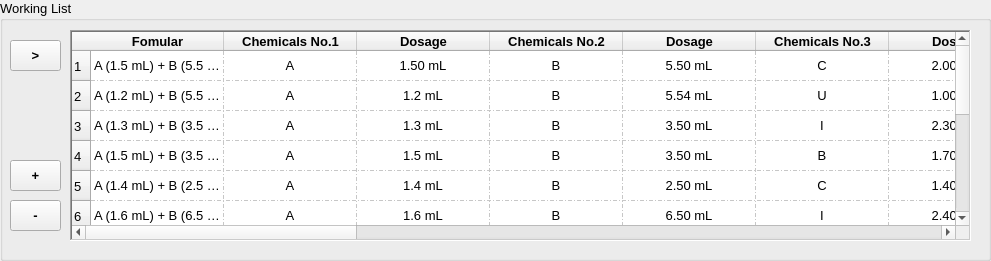
  <widget class="QGroupBox" name="groupBox_3">
   <property name="geometry">
    <rect>
     <x>30</x>
     <y>580</y>
     <width>991</width>
     <height>261</height>
    </rect>
   </property>
   <property name="font">
    <font>
     <pointsize>10</pointsize>
    </font>
   </property>
   <property name="title">
    <string>Working List</string>
   </property>
   <widget class="QTableWidget" name="tableWidget_3">
    <property name="geometry">
     <rect>
      <x>70</x>
      <y>30</y>
      <width>901</width>
      <height>211</height>
     </rect>
    </property>
    <property name="frameShape">
     <enum>QFrame::WinPanel</enum>
    </property>
    <property name="verticalScrollBarPolicy">
     <enum>Qt::ScrollBarAlwaysOn</enum>
    </property>
    <property name="sizeAdjustPolicy">
     <enum>QAbstractScrollArea::AdjustToContents</enum>
    </property>
    <property name="gridStyle">
     <enum>Qt::DashDotLine</enum>
    </property>
    <property name="sortingEnabled">
     <bool>false</bool>
    </property>
    <attribute name="horizontalHeaderCascadingSectionResizes">
     <bool>true</bool>
    </attribute>
    <attribute name="horizontalHeaderDefaultSectionSize">
     <number>133</number>
    </attribute>
    <attribute name="horizontalHeaderStretchLastSection">
     <bool>true</bool>
    </attribute>
    <attribute name="verticalHeaderCascadingSectionResizes">
     <bool>true</bool>
    </attribute>
    <attribute name="verticalHeaderDefaultSectionSize">
     <number>30</number>
    </attribute>
    <row>
     <property name="text">
      <string>1</string>
     </property>
    </row>
    <row>
     <property name="text">
      <string>2</string>
     </property>
    </row>
    <row>
     <property name="text">
      <string>3</string>
     </property>
    </row>
    <row>
     <property name="text">
      <string>4</string>
     </property>
    </row>
    <row>
     <property name="text">
      <string>5</string>
     </property>
    </row>
    <row>
     <property name="text">
      <string>6</string>
     </property>
    </row>
    <row>
     <property name="text">
      <string>7</string>
     </property>
    </row>
    <row>
     <property name="text">
      <string>8</string>
     </property>
    </row>
    <row>
     <property name="text">
      <string>9</string>
     </property>
    </row>
    <row>
     <property name="text">
      <string>10</string>
     </property>
    </row>
    <row>
     <property name="text">
      <string>11</string>
     </property>
    </row>
    <row>
     <property name="text">
      <string>12</string>
     </property>
    </row>
    <column>
     <property name="text">
      <string>Fomular</string>
     </property>
     <property name="font">
      <font>
       <pointsize>10</pointsize>
       <weight>75</weight>
       <bold>true</bold>
      </font>
     </property>
    </column>
    <column>
     <property name="text">
      <string>Chemicals No.1</string>
     </property>
     <property name="font">
      <font>
       <pointsize>10</pointsize>
       <weight>75</weight>
       <bold>true</bold>
      </font>
     </property>
    </column>
    <column>
     <property name="text">
      <string>Dosage</string>
     </property>
     <property name="font">
      <font>
       <pointsize>10</pointsize>
       <weight>75</weight>
       <bold>true</bold>
      </font>
     </property>
    </column>
    <column>
     <property name="text">
      <string>Chemicals No.2</string>
     </property>
     <property name="font">
      <font>
       <pointsize>10</pointsize>
       <weight>75</weight>
       <bold>true</bold>
      </font>
     </property>
    </column>
    <column>
     <property name="text">
      <string>Dosage</string>
     </property>
     <property name="font">
      <font>
       <pointsize>10</pointsize>
       <weight>75</weight>
       <bold>true</bold>
      </font>
     </property>
    </column>
    <column>
     <property name="text">
      <string>Chemicals No.3</string>
     </property>
     <property name="font">
      <font>
       <pointsize>10</pointsize>
       <weight>75</weight>
       <bold>true</bold>
      </font>
     </property>
    </column>
    <column>
     <property name="text">
      <string>Dosage</string>
     </property>
     <property name="font">
      <font>
       <pointsize>10</pointsize>
       <weight>75</weight>
       <bold>true</bold>
      </font>
     </property>
    </column>
    <column>
     <property name="text">
      <string>Chemicals No.4</string>
     </property>
     <property name="font">
      <font>
       <pointsize>10</pointsize>
       <weight>75</weight>
       <bold>true</bold>
      </font>
     </property>
    </column>
    <column>
     <property name="text">
      <string>Dosage</string>
     </property>
     <property name="font">
      <font>
       <pointsize>10</pointsize>
       <weight>75</weight>
       <bold>true</bold>
      </font>
     </property>
    </column>
    <column>
     <property name="text">
      <string>Chemicals No.5</string>
     </property>
     <property name="font">
      <font>
       <pointsize>10</pointsize>
       <weight>75</weight>
       <bold>true</bold>
      </font>
     </property>
    </column>
    <column>
     <property name="text">
      <string>Dosage</string>
     </property>
     <property name="font">
      <font>
       <pointsize>10</pointsize>
       <weight>75</weight>
       <bold>true</bold>
      </font>
     </property>
    </column>
    <column>
     <property name="text">
      <string>Period 1</string>
     </property>
     <property name="font">
      <font>
       <pointsize>10</pointsize>
       <weight>75</weight>
       <bold>true</bold>
      </font>
     </property>
    </column>
    <column>
     <property name="text">
      <string>Speed</string>
     </property>
     <property name="font">
      <font>
       <pointsize>10</pointsize>
       <weight>75</weight>
       <bold>true</bold>
      </font>
     </property>
    </column>
    <column>
     <property name="text">
      <string>Period 2</string>
     </property>
     <property name="font">
      <font>
       <pointsize>10</pointsize>
       <weight>75</weight>
       <bold>true</bold>
      </font>
     </property>
    </column>
    <column>
     <property name="text">
      <string>Speed</string>
     </property>
     <property name="font">
      <font>
       <pointsize>10</pointsize>
       <weight>75</weight>
       <bold>true</bold>
      </font>
     </property>
    </column>
    <column>
     <property name="text">
      <string>Period 3</string>
     </property>
     <property name="font">
      <font>
       <pointsize>10</pointsize>
       <weight>75</weight>
       <bold>true</bold>
      </font>
     </property>
    </column>
    <column>
     <property name="text">
      <string>Speed</string>
     </property>
     <property name="font">
      <font>
       <pointsize>10</pointsize>
       <weight>75</weight>
       <bold>true</bold>
      </font>
     </property>
    </column>
    <column>
     <property name="text">
      <string>Period 4</string>
     </property>
     <property name="font">
      <font>
       <pointsize>10</pointsize>
       <weight>75</weight>
       <bold>true</bold>
      </font>
     </property>
    </column>
    <column>
     <property name="text">
      <string>Speed</string>
     </property>
     <property name="font">
      <font>
       <pointsize>10</pointsize>
       <weight>75</weight>
       <bold>true</bold>
      </font>
     </property>
    </column>
    <item row="0" column="0">
     <property name="text">
      <string>A (1.5 mL) + B (5.5 mL) + C (2mL) + D (0.9 mL) + E (0.01mL)</string>
     </property>
     <property name="flags">
      <set>ItemIsSelectable|ItemIsEditable|ItemIsDragEnabled|ItemIsUserCheckable|ItemIsEnabled</set>
     </property>
    </item>
    <item row="0" column="1">
     <property name="text">
      <string>A</string>
     </property>
     <property name="textAlignment">
      <set>AlignCenter</set>
     </property>
    </item>
    <item row="0" column="2">
     <property name="text">
      <string>1.50 mL</string>
     </property>
     <property name="textAlignment">
      <set>AlignCenter</set>
     </property>
    </item>
    <item row="0" column="3">
     <property name="text">
      <string>B</string>
     </property>
     <property name="textAlignment">
      <set>AlignCenter</set>
     </property>
    </item>
    <item row="0" column="4">
     <property name="text">
      <string>5.50 mL</string>
     </property>
     <property name="textAlignment">
      <set>AlignCenter</set>
     </property>
    </item>
    <item row="0" column="5">
     <property name="text">
      <string>C</string>
     </property>
     <property name="textAlignment">
      <set>AlignCenter</set>
     </property>
    </item>
    <item row="0" column="6">
     <property name="text">
      <string>2.00 mL</string>
     </property>
     <property name="textAlignment">
      <set>AlignCenter</set>
     </property>
    </item>
    <item row="0" column="7">
     <property name="text">
      <string>D</string>
     </property>
     <property name="textAlignment">
      <set>AlignCenter</set>
     </property>
    </item>
    <item row="0" column="8">
     <property name="text">
      <string>0.90 mL</string>
     </property>
     <property name="textAlignment">
      <set>AlignCenter</set>
     </property>
    </item>
    <item row="0" column="9">
     <property name="text">
      <string>E</string>
     </property>
     <property name="textAlignment">
      <set>AlignCenter</set>
     </property>
    </item>
    <item row="0" column="10">
     <property name="text">
      <string>0.01 mL</string>
     </property>
     <property name="textAlignment">
      <set>AlignCenter</set>
     </property>
    </item>
    <item row="0" column="11">
     <property name="text">
      <string>1 hours</string>
     </property>
     <property name="textAlignment">
      <set>AlignCenter</set>
     </property>
    </item>
    <item row="0" column="12">
     <property name="text">
      <string>500 rpm</string>
     </property>
     <property name="textAlignment">
      <set>AlignCenter</set>
     </property>
    </item>
    <item row="0" column="13">
     <property name="text">
      <string>2 hours</string>
     </property>
     <property name="textAlignment">
      <set>AlignCenter</set>
     </property>
    </item>
    <item row="0" column="14">
     <property name="text">
      <string>300 rpm</string>
     </property>
     <property name="textAlignment">
      <set>AlignCenter</set>
     </property>
    </item>
    <item row="0" column="15">
     <property name="text">
      <string>1 hours</string>
     </property>
     <property name="textAlignment">
      <set>AlignCenter</set>
     </property>
    </item>
    <item row="0" column="16">
     <property name="text">
      <string>500 rpm</string>
     </property>
     <property name="textAlignment">
      <set>AlignCenter</set>
     </property>
    </item>
    <item row="0" column="17">
     <property name="text">
      <string>8 hours</string>
     </property>
     <property name="textAlignment">
      <set>AlignCenter</set>
     </property>
    </item>
    <item row="0" column="18">
     <property name="text">
      <string>800 rpm</string>
     </property>
     <property name="textAlignment">
      <set>AlignCenter</set>
     </property>
    </item>
    <item row="1" column="0">
     <property name="text">
      <string>A (1.2 mL) + B (5.5 mL) + C (2mL) + D (0.9 mL) + E (0.01mL)</string>
     </property>
    </item>
    <item row="1" column="1">
     <property name="text">
      <string>A</string>
     </property>
     <property name="textAlignment">
      <set>AlignCenter</set>
     </property>
    </item>
    <item row="1" column="2">
     <property name="text">
      <string>1.2 mL</string>
     </property>
     <property name="textAlignment">
      <set>AlignCenter</set>
     </property>
    </item>
    <item row="1" column="3">
     <property name="text">
      <string>B</string>
     </property>
     <property name="textAlignment">
      <set>AlignCenter</set>
     </property>
    </item>
    <item row="1" column="4">
     <property name="text">
      <string>5.54 mL</string>
     </property>
     <property name="textAlignment">
      <set>AlignCenter</set>
     </property>
    </item>
    <item row="1" column="5">
     <property name="text">
      <string>U</string>
     </property>
     <property name="textAlignment">
      <set>AlignCenter</set>
     </property>
    </item>
    <item row="1" column="6">
     <property name="text">
      <string>1.00 mL</string>
     </property>
     <property name="textAlignment">
      <set>AlignCenter</set>
     </property>
    </item>
    <item row="2" column="0">
     <property name="text">
      <string>A (1.3 mL) + B (3.5 mL) + C (2mL) + D (0.9 mL) + E (0.01mL)</string>
     </property>
    </item>
    <item row="2" column="1">
     <property name="text">
      <string>A</string>
     </property>
     <property name="textAlignment">
      <set>AlignCenter</set>
     </property>
    </item>
    <item row="2" column="2">
     <property name="text">
      <string>1.3 mL</string>
     </property>
     <property name="textAlignment">
      <set>AlignCenter</set>
     </property>
    </item>
    <item row="2" column="3">
     <property name="text">
      <string>B</string>
     </property>
     <property name="textAlignment">
      <set>AlignCenter</set>
     </property>
    </item>
    <item row="2" column="4">
     <property name="text">
      <string>3.50 mL</string>
     </property>
     <property name="textAlignment">
      <set>AlignCenter</set>
     </property>
    </item>
    <item row="2" column="5">
     <property name="text">
      <string>I</string>
     </property>
     <property name="textAlignment">
      <set>AlignCenter</set>
     </property>
    </item>
    <item row="2" column="6">
     <property name="text">
      <string>2.30 mL</string>
     </property>
     <property name="textAlignment">
      <set>AlignCenter</set>
     </property>
    </item>
    <item row="3" column="0">
     <property name="text">
      <string>A (1.5 mL) + B (3.5 mL) + C (2mL) + D (0.9 mL) + E (0.01mL)</string>
     </property>
    </item>
    <item row="3" column="1">
     <property name="text">
      <string>A</string>
     </property>
     <property name="textAlignment">
      <set>AlignCenter</set>
     </property>
    </item>
    <item row="3" column="2">
     <property name="text">
      <string>1.5 mL</string>
     </property>
     <property name="textAlignment">
      <set>AlignCenter</set>
     </property>
    </item>
    <item row="3" column="3">
     <property name="text">
      <string>B</string>
     </property>
     <property name="textAlignment">
      <set>AlignCenter</set>
     </property>
    </item>
    <item row="3" column="4">
     <property name="text">
      <string>3.50 mL</string>
     </property>
     <property name="textAlignment">
      <set>AlignCenter</set>
     </property>
    </item>
    <item row="3" column="5">
     <property name="text">
      <string>B</string>
     </property>
     <property name="textAlignment">
      <set>AlignCenter</set>
     </property>
    </item>
    <item row="3" column="6">
     <property name="text">
      <string>1.70 mL</string>
     </property>
     <property name="textAlignment">
      <set>AlignCenter</set>
     </property>
    </item>
    <item row="4" column="0">
     <property name="text">
      <string>A (1.4 mL) + B (2.5 mL) + C (2mL) + D (0.9 mL) + E (0.01mL)</string>
     </property>
    </item>
    <item row="4" column="1">
     <property name="text">
      <string>A</string>
     </property>
     <property name="textAlignment">
      <set>AlignCenter</set>
     </property>
    </item>
    <item row="4" column="2">
     <property name="text">
      <string>1.4 mL</string>
     </property>
     <property name="textAlignment">
      <set>AlignCenter</set>
     </property>
    </item>
    <item row="4" column="3">
     <property name="text">
      <string>B</string>
     </property>
     <property name="textAlignment">
      <set>AlignCenter</set>
     </property>
    </item>
    <item row="4" column="4">
     <property name="text">
      <string>2.50 mL</string>
     </property>
     <property name="textAlignment">
      <set>AlignCenter</set>
     </property>
    </item>
    <item row="4" column="5">
     <property name="text">
      <string>C</string>
     </property>
     <property name="textAlignment">
      <set>AlignCenter</set>
     </property>
    </item>
    <item row="4" column="6">
     <property name="text">
      <string>1.40 mL</string>
     </property>
     <property name="textAlignment">
      <set>AlignCenter</set>
     </property>
    </item>
    <item row="5" column="0">
     <property name="text">
      <string>A (1.6 mL) + B (6.5 mL) + C (2mL) + D (0.9 mL) + E (0.01mL)</string>
     </property>
    </item>
    <item row="5" column="1">
     <property name="text">
      <string>A</string>
     </property>
     <property name="textAlignment">
      <set>AlignCenter</set>
     </property>
    </item>
    <item row="5" column="2">
     <property name="text">
      <string>1.6 mL</string>
     </property>
     <property name="textAlignment">
      <set>AlignCenter</set>
     </property>
    </item>
    <item row="5" column="3">
     <property name="text">
      <string>B</string>
     </property>
     <property name="textAlignment">
      <set>AlignCenter</set>
     </property>
    </item>
    <item row="5" column="4">
     <property name="text">
      <string>6.50 mL</string>
     </property>
     <property name="textAlignment">
      <set>AlignCenter</set>
     </property>
    </item>
    <item row="5" column="5">
     <property name="text">
      <string>I</string>
     </property>
     <property name="textAlignment">
      <set>AlignCenter</set>
     </property>
    </item>
    <item row="5" column="6">
     <property name="text">
      <string>2.40 mL</string>
     </property>
     <property name="textAlignment">
      <set>AlignCenter</set>
     </property>
    </item>
   </widget>
   <widget class="QToolButton" name="toolButton_5">
    <property name="geometry">
     <rect>
      <x>10</x>
      <y>160</y>
      <width>51</width>
      <height>31</height>
     </rect>
    </property>
    <property name="font">
     <font>
      <pointsize>10</pointsize>
      <weight>75</weight>
      <bold>true</bold>
     </font>
    </property>
    <property name="text">
     <string>+</string>
    </property>
   </widget>
   <widget class="QToolButton" name="toolButton_6">
    <property name="geometry">
     <rect>
      <x>10</x>
      <y>200</y>
      <width>51</width>
      <height>31</height>
     </rect>
    </property>
    <property name="font">
     <font>
      <pointsize>10</pointsize>
      <weight>75</weight>
      <bold>true</bold>
     </font>
    </property>
    <property name="text">
     <string>-</string>
    </property>
   </widget>
   <widget class="QToolButton" name="toolButton_7">
    <property name="geometry">
     <rect>
      <x>10</x>
      <y>40</y>
      <width>51</width>
      <height>31</height>
     </rect>
    </property>
    <property name="font">
     <font>
      <pointsize>10</pointsize>
      <weight>75</weight>
      <bold>true</bold>
     </font>
    </property>
    <property name="text">
     <string>&gt;</string>
    </property>
   </widget>
  </widget>
